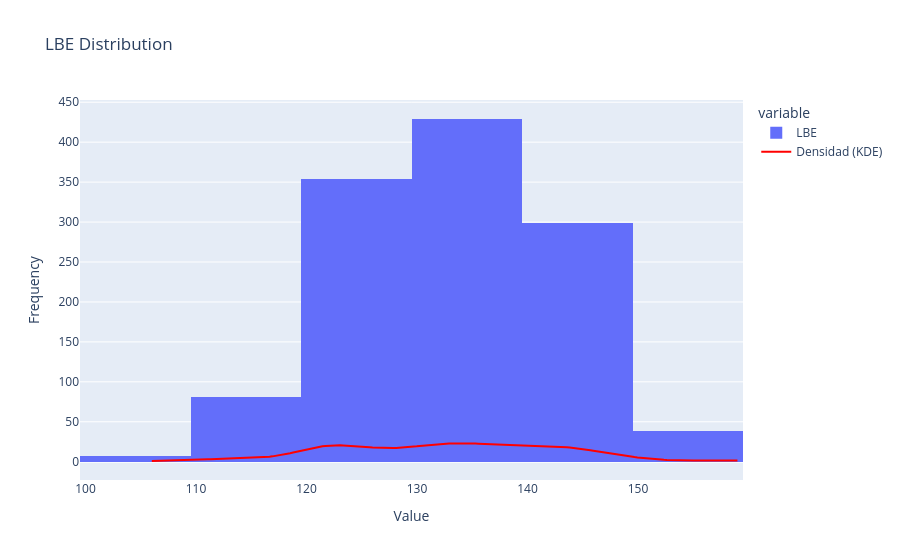
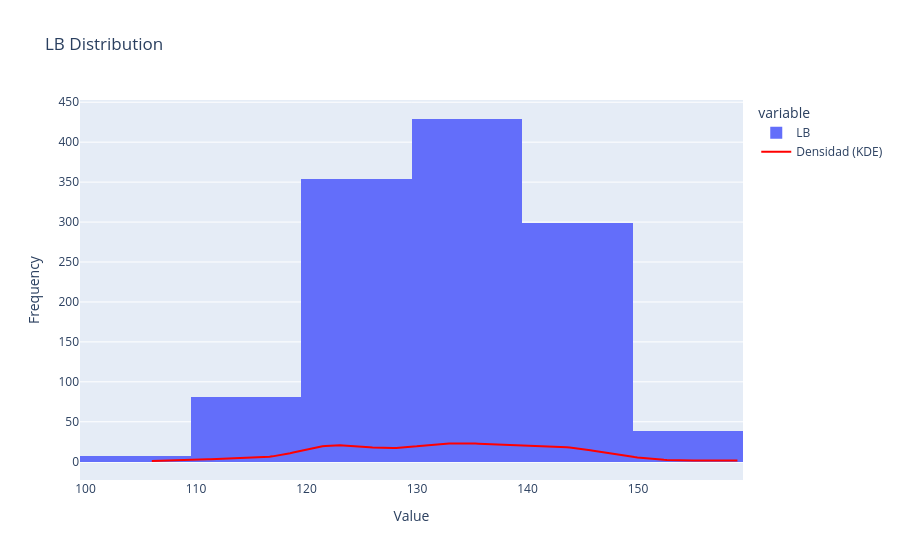
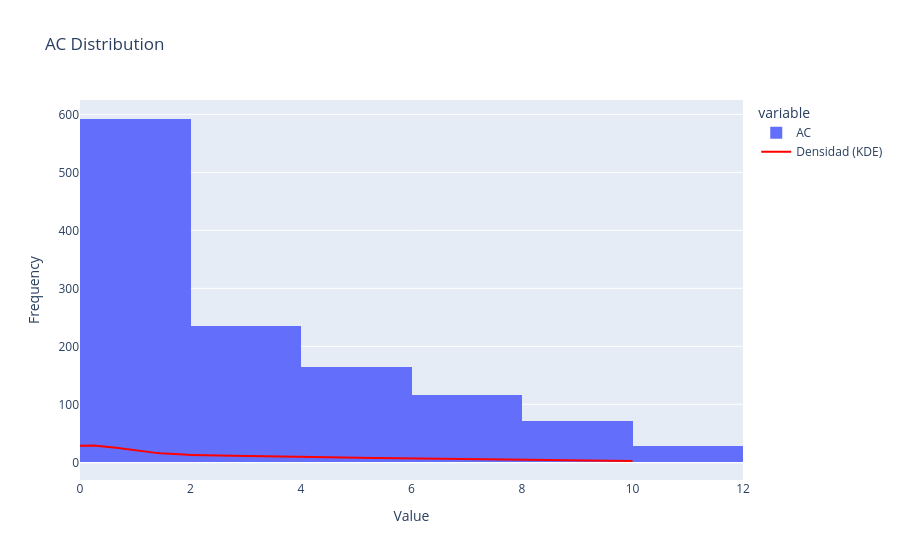
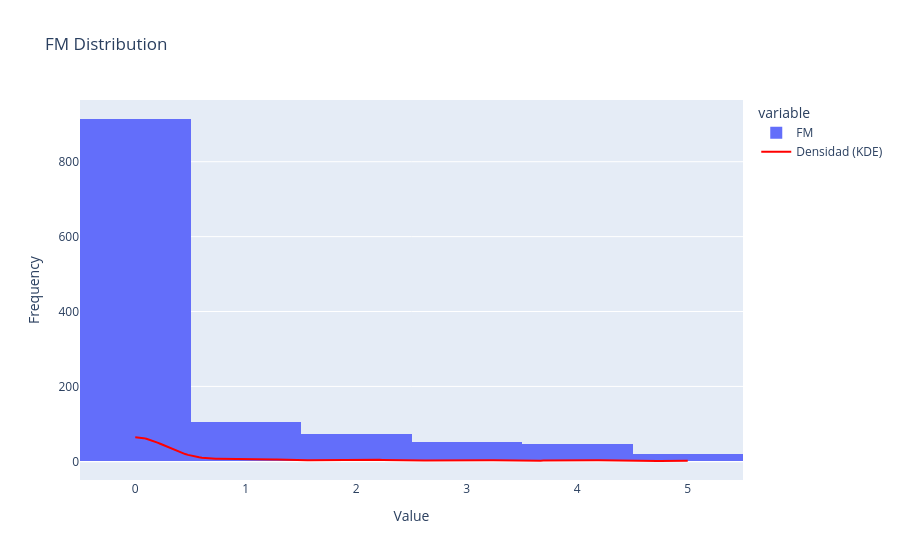

Notebook cell for these charts, in order:
### Markdown cell above
#### Con KDE (Kernel Density Estimation)

### Code cell
# Histogramas con línea de densidad KDE superpuesta (automática)
plot_histogram(df[varc])

### Figure 1 — Plotly figure (JSON) as saved in the notebook; plotly's stock layout.template omitted (floating-point values rounded to 4 significant figures; data arrays with more than 128 entries replaced by an {"elided": "..."} marker saying what was removed)
{"data": [{"bingroup": "x", "hovertemplate": "variable=LBE<br>value=%{x}<br>count=%{y}<extra></extra>", "legendgroup": "LBE", "marker": {"color": "#636efa", "pattern": {"shape": ""}}, "name": "LBE", "nbinsx": 10, "orientation": "v", "showlegend": true, "type": "histogram", "x": {"elided": "1208 float values"}, "xaxis": "x", "yaxis": "y"}, {"line": {"color": "red", "width": 2}, "mode": "lines", "name": "Densidad (KDE)", "type": "scatter", "x": {"elided": "200 float values"}, "y": {"elided": "200 float values"}, "yaxis": "y"}], "layout": {"barmode": "relative", "legend": {"title": {"text": "variable"}, "tracegroupgap": 0}, "title": {"text": "LBE Distribution"}, "xaxis": {"anchor": "y", "domain": [0, 1], "title": {"text": "Value"}}, "yaxis": {"anchor": "x", "domain": [0, 1], "title": {"text": "Frequency"}}}}

### Figure 2 — Plotly figure (JSON) as saved in the notebook; plotly's stock layout.template omitted (floating-point values rounded to 4 significant figures; data arrays with more than 128 entries replaced by an {"elided": "..."} marker saying what was removed)
{"data": [{"bingroup": "x", "hovertemplate": "variable=LB<br>value=%{x}<br>count=%{y}<extra></extra>", "legendgroup": "LB", "marker": {"color": "#636efa", "pattern": {"shape": ""}}, "name": "LB", "nbinsx": 10, "orientation": "v", "showlegend": true, "type": "histogram", "x": {"elided": "1208 float values"}, "xaxis": "x", "yaxis": "y"}, {"line": {"color": "red", "width": 2}, "mode": "lines", "name": "Densidad (KDE)", "type": "scatter", "x": {"elided": "200 float values"}, "y": {"elided": "200 float values"}, "yaxis": "y"}], "layout": {"barmode": "relative", "legend": {"title": {"text": "variable"}, "tracegroupgap": 0}, "title": {"text": "LB Distribution"}, "xaxis": {"anchor": "y", "domain": [0, 1], "title": {"text": "Value"}}, "yaxis": {"anchor": "x", "domain": [0, 1], "title": {"text": "Frequency"}}}}

### Figure 3 — Plotly figure (JSON) as saved in the notebook; plotly's stock layout.template omitted (floating-point values rounded to 4 significant figures; data arrays with more than 128 entries replaced by an {"elided": "..."} marker saying what was removed)
{"data": [{"bingroup": "x", "hovertemplate": "variable=AC<br>value=%{x}<br>count=%{y}<extra></extra>", "legendgroup": "AC", "marker": {"color": "#636efa", "pattern": {"shape": ""}}, "name": "AC", "nbinsx": 10, "orientation": "v", "showlegend": true, "type": "histogram", "x": {"elided": "1208 float values"}, "xaxis": "x", "yaxis": "y"}, {"line": {"color": "red", "width": 2}, "mode": "lines", "name": "Densidad (KDE)", "type": "scatter", "x": {"elided": "200 float values"}, "y": {"elided": "200 float values"}, "yaxis": "y"}], "layout": {"barmode": "relative", "legend": {"title": {"text": "variable"}, "tracegroupgap": 0}, "title": {"text": "AC Distribution"}, "xaxis": {"anchor": "y", "domain": [0, 1], "title": {"text": "Value"}}, "yaxis": {"anchor": "x", "domain": [0, 1], "title": {"text": "Frequency"}}}}

### Figure 4 — Plotly figure (JSON) as saved in the notebook; plotly's stock layout.template omitted (floating-point values rounded to 4 significant figures; data arrays with more than 128 entries replaced by an {"elided": "..."} marker saying what was removed)
{"data": [{"bingroup": "x", "hovertemplate": "variable=FM<br>value=%{x}<br>count=%{y}<extra></extra>", "legendgroup": "FM", "marker": {"color": "#636efa", "pattern": {"shape": ""}}, "name": "FM", "nbinsx": 10, "orientation": "v", "showlegend": true, "type": "histogram", "x": {"elided": "1208 float values"}, "xaxis": "x", "yaxis": "y"}, {"line": {"color": "red", "width": 2}, "mode": "lines", "name": "Densidad (KDE)", "type": "scatter", "x": {"elided": "200 float values"}, "y": {"elided": "200 float values"}, "yaxis": "y"}], "layout": {"barmode": "relative", "legend": {"title": {"text": "variable"}, "tracegroupgap": 0}, "title": {"text": "FM Distribution"}, "xaxis": {"anchor": "y", "domain": [0, 1], "title": {"text": "Value"}}, "yaxis": {"anchor": "x", "domain": [0, 1], "title": {"text": "Frequency"}}}}
